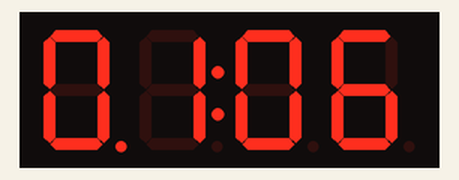
Simulated run of this sketch. Board: Arduino Uno, built with avr-gcc and run on an emulated ATmega328P. Parts: 4-digit seven-segment display.

Above: at 1.1 s.
At 60.1 s:
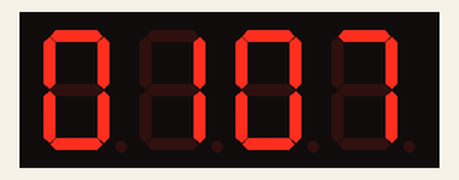
At 81.1 s:
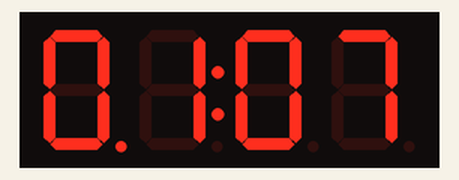
At 120.1 s:
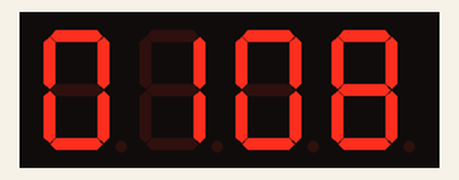

The sketch:

clock_without_RTC_module.ino
```cpp
#include<TM1637Display.h>
#include<Time.h>
#include<TimeLib.h>

#define CLK 3
#define DIO 4
TM1637Display display(CLK, DIO);

//how long to delay
#define delayTime 1000

//millis to store
unsigned long timer = millis();

void setup(){
//set arbitary time
setTime(1,6,0,9,6,2020);

//brightness from off/0 to 7/brightest
display.setBrightness(4);
}

void loop(){
  //wait a second
  betterDelay(delayTime);
  //blink the colon
  bool drawDot;
  if(second(now())%2 ==0)
  {
    drawDot = true;
  }
  else
  {
    drawDot = false;
  }
//set the display hours
if(drawDot)
{
  display.showNumberDecEx(hour(now()), 0b11100000, true, 2,0);
}
else
{
  display.showNumberDec(hour(now()),true, 2, 0);
}
//display minutes
display.showNumberDec(minute(now()), true, 2,2);
}
//better delay
//uses millis since time was taken
void betterDelay(int delayToWait)
{
//if the current millis is > 100 since timer ...
while(millis()-timer < delayToWait) {
  //do nothing
}
//reset now the delay is passed
 timer = millis();

}
```

Measured:
- what the display in image 0 shows lasts 5.0 s, from 1.0 s to 6.0 s
- what the display in image 1 shows lasts 3.0 s, from 60.0 s to 63.0 s
- what the display in image 3 shows lasts 7.0 s, from 120.0 s to 127.0 s
